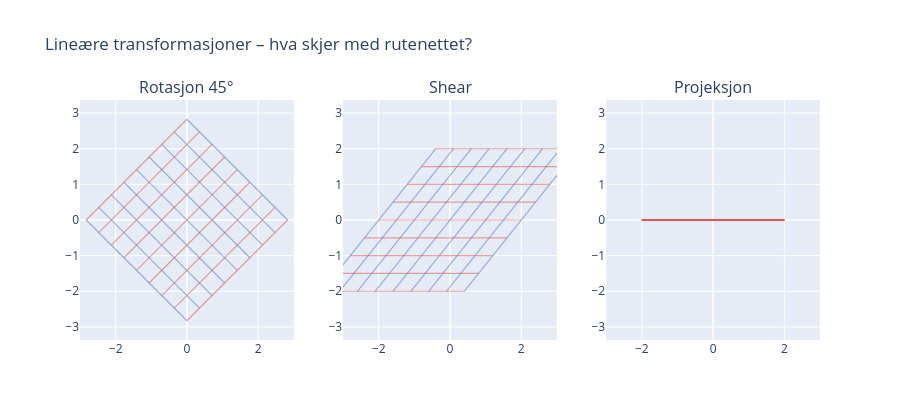

Here is the notebook cell this chart was saved with:
### Markdown cell above
---
## 5. Lineære transformasjoner

### Hva er en lineær transformasjon?

En funksjon $T: \mathbb{R}^n \to \mathbb{R}^m$ er *lineær* hvis:
$$T(\mathbf{u} + \mathbf{v}) = T(\mathbf{u}) + T(\mathbf{v})$$
$$T(c\mathbf{v}) = cT(\mathbf{v})$$

Geometrisk: $T$ bevarer *rutenettstruktur*. Rette linjer forblir rette, parallelle linjer forblir parallelle, og origo flyttes ikke.

Enhver lineær transformasjon kan beskrives av en matrise: $T(\mathbf{x}) = A\mathbf{x}$.

### Viktige geometriske transformasjoner i $\mathbb{R}^2$

| Transformasjon | Matrise | Effekt |
|---------------|---------|--------|
| Rotasjon $\theta$ | $\begin{bmatrix}\cos\theta & -\sin\theta \\ \sin\theta & \cos\theta\end{bmatrix}$ | Roterer rundt origo |
| Speiling (x-akse) | $\begin{bmatrix}1 & 0 \\ 0 & -1\end{bmatrix}$ | Speiler om x-aksen |
| Projeksjon (x-akse) | $\begin{bmatrix}1 & 0 \\ 0 & 0\end{bmatrix}$ | Klemmer ned på x-aksen |
| Shear | $\begin{bmatrix}1 & k \\ 0 & 1\end{bmatrix}$ | Skjærer rommet skjevt |

### Sammensetning er matrisemultiplikasjon

Å bruke $T_1$ etterfulgt av $T_2$ tilsvarer $A_2 A_1 \mathbf{x}$. Rekkefølgen er viktig – matrisemultiplikasjon er generelt ikke kommutativt.

**Geometrisk:** Roter 90° og speil er ikke det samme som speil og roter 90°.

### Code cell
# VISUALISERING: Lineær transformasjon – hva skjer med et rutenett?

def apply_transform(M, points):
    return (M @ points.T).T

# Rutenett
lines_x = [np.array([[x, y] for y in np.linspace(-2, 2, 50)]) for x in np.linspace(-2, 2, 9)]
lines_y = [np.array([[x, y] for x in np.linspace(-2, 2, 50)]) for y in np.linspace(-2, 2, 9)]

theta = np.pi / 4  # 45 grader
transforms = {
    'Rotasjon 45°': np.array([[np.cos(theta), -np.sin(theta)], [np.sin(theta), np.cos(theta)]]),
    'Shear': np.array([[1, 0.8], [0, 1]]),
    'Projeksjon': np.array([[1, 0], [0, 0.0001]]),  # nesten ned til x-akse
}

fig = make_subplots(rows=1, cols=3,
    subplot_titles=list(transforms.keys()))

for col_idx, (name, M) in enumerate(transforms.items(), 1):
    for lines, color in [(lines_x, 'rgba(76,114,176,0.5)'), (lines_y, 'rgba(221,73,73,0.5)')]:
        for line in lines:
            tl = apply_transform(M, line)
            fig.add_trace(go.Scatter(
                x=tl[:, 0], y=tl[:, 1],
                mode='lines', line=dict(color=color, width=1.2),
                showlegend=False
            ), row=1, col=col_idx)

for col_idx in [1, 2, 3]:
    fig.update_xaxes(range=[-3, 3], zeroline=True, zerolinewidth=1.5, row=1, col=col_idx)
    fig.update_yaxes(range=[-3, 3], zeroline=True, zerolinewidth=1.5,
                     scaleanchor=f'x{"" if col_idx==1 else col_idx}',
                     scaleratio=1, row=1, col=col_idx)

fig.update_layout(height=420, title_text='Lineære transformasjoner – hva skjer med rutenettet?')
fig.show()
